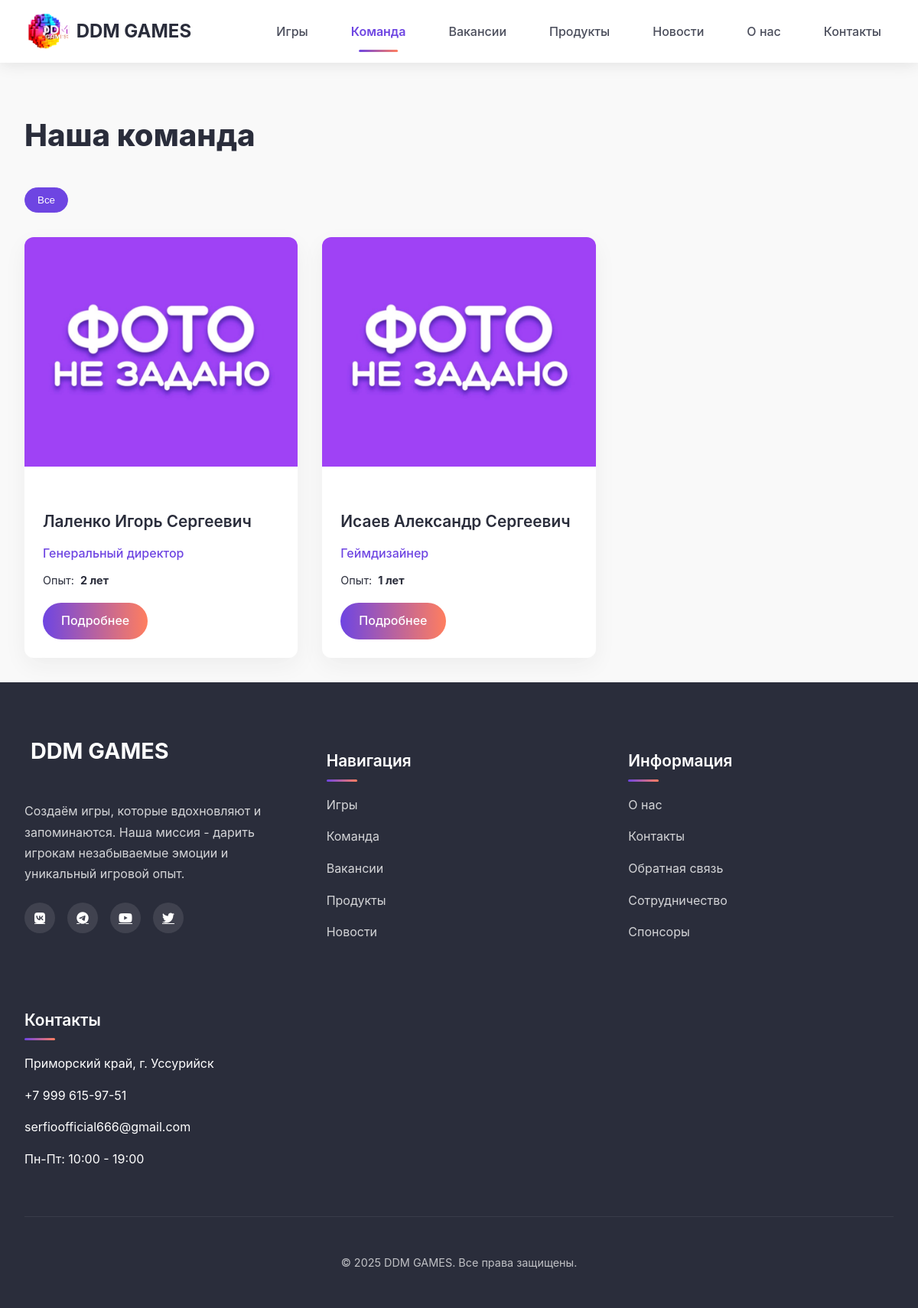
Page /staff/ on the committed database.
### core/models.py (models this page shows, shortened)
class Staff(models.Model):
    surname = models.CharField(max_length=255, blank=False)
    name = models.CharField(max_length=255, blank=False)
    patronymic = models.CharField(max_length=255, blank=True)
    year = models.IntegerField(blank=False)
    position = models.CharField(max_length=10, default="PRG", choices=POSITION_CHOICES)
    photo = models.ImageField(null=True, blank=True, upload_to='staff/')
    experience = models.IntegerField(blank=False)
    about = models.TextField(max_length=1500, blank=False)
    @property
    def full_name(self):
        return f"{self.surname} {self.name} {self.patronymic}"

### core/views.py (the view)
# urls.py: path('staff/', views.StaffListView.as_view(), name='staff_list'),
class StaffListView(ListView):
    model = Staff
    template_name = 'staff/list.html'
    context_object_name = 'staff_members'
    paginate_by = 10

### templates/staff/list.html (shortened to what this page needs)
<!DOCTYPE html>
{% extends 'base.html' %}
    {% block content %}
</head>
<body>
    <div class="container">
        <h1 class="page-title">Наша команда</h1>
        <div class="position-filter">
            <button class="filter-btn active">Все</button>
        </div>
        <div class="staff-grid">
            {% for member in staff_members %}
            <div class="staff-card">
                {% if member.photo %}
                <img src="{{ member.photo.url }}" alt="{{ member.full_name }}" class="staff-photo">
                {% else %}
                <div class="staff-photo" style="background: #eee;"></div>
                {% endif %}
                <div class="staff-info">
                    <h3 class="staff-name">{{ member.full_name }}</h3>
                    <div class="staff-position">{{ member.get_position_display }}</div>
                    <div class="staff-experience">
                        <span>Опыт:</span>
                        <strong>{{ member.experience }} лет</strong>
                    </div>
                    <a href="{% url 'staff_detail' member.pk %}" class="btn">Подробнее</a>
                </div>
            </div>
            {% endfor %}
        </div>
    </div>
{% endblock %}

### templates/base.html (style rules this page uses)
:root { --primary: #6e45e2; --primary-light: #9d8aee; --secondary: #88d3ce; --dark: #2a2d3b; --dark-light: #4a4d5b; --light: #f9f9f9; --accent: #ff7e5f; --accent-light: #ff9e85; }
body { font-family: 'Inter', sans-serif; background-color: var(--light); color: var(--dark); margin: 0; padding: 0; line-height: 1.8; }

### templates/staff/list.html (style rules this page uses)
:root { --primary: #6e45e2; --secondary: #88d3ce; --dark: #2a2d3b; --light: #f9f9f9; --accent: #ff7e5f; }
body { font-family: 'Inter', sans-serif; background-color: var(--light); color: var(--dark); margin: 0; padding: 0; line-height: 1.8; background-image: url('https://i.pinimg.com/originals/c4/69/c2/c469c2d5707e2c5e970d2af2434c1973.jpg'); background-size: cover; background-attachment: fixed; background-position: center; background-repeat: no-repeat; position: relative; }
body::before { content: ""; position: absolute; top: 0; left: 0; right: 0; bottom: 0; background-color: rgba(249, 249, 249, 0.85); z-index: -1; }
.container { max-width: 1200px; margin: 0 auto; padding: 2rem; }
.page-title { font-size: 2.5rem; margin-bottom: 2rem; font-weight: 800; color: var(--dark); }
.staff-grid { display: grid; grid-template-columns: repeat(auto-fill, minmax(280px, 1fr)); gap: 2rem; }
.staff-card { background: white; border-radius: 12px; overflow: hidden; box-shadow: 0 10px 30px rgba(0, 0, 0, 0.05); transition: all 0.3s ease; }
.staff-photo { width: 100%; height: 300px; object-fit: cover; }
.staff-info { padding: 1.5rem; }
.staff-name { font-size: 1.3rem; margin-bottom: 0.5rem; font-weight: 600; }
.staff-position { color: var(--primary); font-weight: 500; margin-bottom: 0.5rem; }
.staff-experience { display: flex; align-items: center; gap: 0.5rem; margin-bottom: 1rem; font-size: 0.9rem; }
.btn { display: inline-block; background: linear-gradient(to right, var(--primary), var(--accent)); color: white; padding: 0.6rem 1.5rem; border-radius: 50px; text-decoration: none; font-weight: 500; transition: all 0.3s ease; font-size: 1rem; }
.position-filter { display: flex; flex-wrap: wrap; gap: 0.5rem; margin-bottom: 2rem; }
.filter-btn { padding: 0.5rem 1rem; background: white; border-radius: 50px; border: 1px solid #eee; cursor: pointer; transition: all 0.3s ease; }
.filter-btn.active { background: var(--primary); color: white; border-color: var(--primary); }

### rows in the picture
Staff: photo (picture), full_name "Лаленко Игорь Сергеевич", position "Генеральный директор", experience "2"
Staff: photo (picture), full_name "Исаев Александр Сергеевич", position "Геймдизайнер", experience "1"
